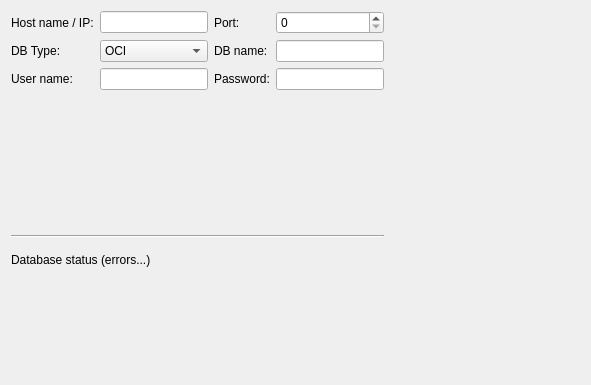
<ui version="4.0" >
 <class>GexDbPlugin_Dialogsemi_CfgWizard_Base</class>
 <widget class="Q3Wizard" name="GexDbPlugin_Dialogsemi_CfgWizard_Base" >
  <property name="geometry" >
   <rect>
    <x>0</x>
    <y>0</y>
    <width>591</width>
    <height>385</height>
   </rect>
  </property>
  <property name="windowTitle" >
   <string>GexDB configuration wizard</string>
  </property>
  <property name="autoFillBackground" >
   <bool>true</bool>
  </property>
  <widget class="QWidget" name="pageDbConnection" >
   <attribute name="title" >
    <string>Database connection settings</string>
   </attribute>
   <layout class="QVBoxLayout" >
    <property name="spacing" >
     <number>15</number>
    </property>
    <item>
     <layout class="QGridLayout" >
      <item row="1" column="1" >
       <widget class="QComboBox" name="comboBoxDbType" >
        <property name="toolTip" >
         <string>Define the driver type required to connect to your corporate database</string>
        </property>
        <item>
         <property name="text" >
          <string>OCI</string>
         </property>
        </item>
        <item>
         <property name="text" >
          <string>MySQL</string>
         </property>
        </item>
       </widget>
      </item>
      <item row="2" column="3" >
       <widget class="QLineEdit" name="editDbPassword" >
        <property name="toolTip" >
         <string>Enter the database password required at connection</string>
        </property>
        <property name="maxLength" >
         <number>80</number>
        </property>
        <property name="echoMode" >
         <enum>QLineEdit::Password</enum>
        </property>
       </widget>
      </item>
      <item row="1" column="2" >
       <widget class="QLabel" name="labelDbName" >
        <property name="text" >
         <string>DB name:</string>
        </property>
        <property name="wordWrap" >
         <bool>false</bool>
        </property>
        <property name="buddy" >
         <cstring>editDbName</cstring>
        </property>
       </widget>
      </item>
      <item row="2" column="1" >
       <widget class="QLineEdit" name="editDbUserName" >
        <property name="toolTip" >
         <string>Enter the database user name required at connection</string>
        </property>
        <property name="maxLength" >
         <number>80</number>
        </property>
       </widget>
      </item>
      <item row="0" column="3" >
       <widget class="QSpinBox" name="spinBoxDbPortNb" >
        <property name="maximum" >
         <number>9999</number>
        </property>
       </widget>
      </item>
      <item row="2" column="2" >
       <widget class="QLabel" name="labelDbPassword" >
        <property name="text" >
         <string>Password:</string>
        </property>
        <property name="alignment" >
         <set>Qt::AlignVCenter</set>
        </property>
        <property name="wordWrap" >
         <bool>false</bool>
        </property>
        <property name="buddy" >
         <cstring>editDbPassword</cstring>
        </property>
       </widget>
      </item>
      <item row="1" column="3" >
       <widget class="QLineEdit" name="editDbName" >
        <property name="toolTip" >
         <string>Enter the database name to link to</string>
        </property>
        <property name="maxLength" >
         <number>80</number>
        </property>
       </widget>
      </item>
      <item row="1" column="0" >
       <widget class="QLabel" name="labelDbType" >
        <property name="text" >
         <string>DB Type:</string>
        </property>
        <property name="wordWrap" >
         <bool>false</bool>
        </property>
        <property name="buddy" >
         <cstring>comboBoxDbType</cstring>
        </property>
       </widget>
      </item>
      <item row="0" column="2" >
       <widget class="QLabel" name="labelDbPortNb" >
        <property name="text" >
         <string>Port:</string>
        </property>
        <property name="wordWrap" >
         <bool>false</bool>
        </property>
        <property name="buddy" >
         <cstring>spinBoxDbPortNb</cstring>
        </property>
       </widget>
      </item>
      <item row="0" column="1" >
       <widget class="QLineEdit" name="editDbHostNameIP" >
        <property name="toolTip" >
         <string>Enter the computer name where the corporate database is hosted</string>
        </property>
        <property name="maxLength" >
         <number>80</number>
        </property>
       </widget>
      </item>
      <item row="0" column="0" >
       <widget class="QLabel" name="labelDbHostNameIP" >
        <property name="text" >
         <string>Host name / IP:</string>
        </property>
        <property name="wordWrap" >
         <bool>false</bool>
        </property>
        <property name="buddy" >
         <cstring>editDbHostNameIP</cstring>
        </property>
       </widget>
      </item>
      <item row="2" column="0" >
       <widget class="QLabel" name="labeDbUserName" >
        <property name="text" >
         <string>User name:</string>
        </property>
        <property name="wordWrap" >
         <bool>false</bool>
        </property>
        <property name="buddy" >
         <cstring>editDbUserName</cstring>
        </property>
       </widget>
      </item>
     </layout>
    </item>
    <item>
     <spacer name="spacer9" >
      <property name="orientation" >
       <enum>Qt::Vertical</enum>
      </property>
      <property name="sizeType" >
       <enum>QSizePolicy::Expanding</enum>
      </property>
      <property name="sizeHint" stdset="0" >
       <size>
        <width>20</width>
        <height>130</height>
       </size>
      </property>
     </spacer>
    </item>
    <item>
     <widget class="Line" name="line4" >
      <property name="frameShape" >
       <enum>QFrame::HLine</enum>
      </property>
      <property name="frameShadow" >
       <enum>QFrame::Sunken</enum>
      </property>
     </widget>
    </item>
    <item>
     <widget class="QLabel" name="pageDbConnection_labelDbStatus" >
      <property name="text" >
       <string>Database status (errors...)</string>
      </property>
      <property name="alignment" >
       <set>Qt::AlignVCenter</set>
      </property>
      <property name="wordWrap" >
       <bool>true</bool>
      </property>
     </widget>
    </item>
   </layout>
  </widget>
  <widget class="QWidget" name="pageFinish" >
   <property name="geometry" >
    <rect>
     <x>6</x>
     <y>36</y>
     <width>579</width>
     <height>304</height>
    </rect>
   </property>
   <attribute name="title" >
    <string>Success</string>
   </attribute>
  </widget>
 </widget>
 <layoutdefault spacing="6" margin="11" />
 <customwidgets>
  <customwidget>
   <class>Q3Wizard</class>
   <extends>QDialog</extends>
   <header>q3wizard.h</header>
   <container>1</container>
  </customwidget>
 </customwidgets>
 <tabstops>
  <tabstop>editDbHostNameIP</tabstop>
  <tabstop>spinBoxDbPortNb</tabstop>
  <tabstop>comboBoxDbType</tabstop>
  <tabstop>editDbName</tabstop>
  <tabstop>editDbUserName</tabstop>
  <tabstop>editDbPassword</tabstop>
 </tabstops>
 <resources/>
 <connections/>
</ui>
